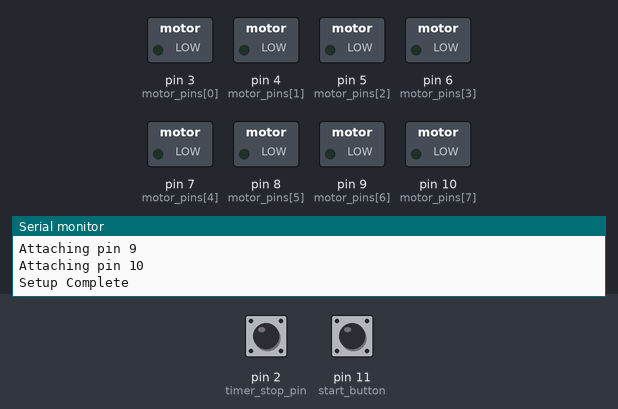
Simulated run of this sketch. Board: Arduino Uno, built with avr-gcc and run on an emulated ATmega328P. Parts: switched loads named in the sketch (green lamp = pin HIGH), the last lines printed to the serial monitor. The test bench sets the inputs (shaded band); at power-on: pin 11 (start_button) HIGH, pin 2 (timer_stop_pin) HIGH. Random numbers use the default seed unless the sketch sets one.

Above: at 1.3 s.
1.4 s: pin 11 (start_button) pulled LOW for 0.15 s
At 4.3 s:
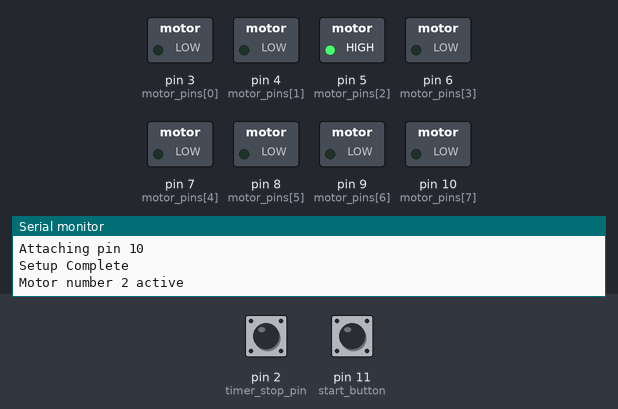
4.5 s: pin 2 (timer_stop_pin) pulled LOW for 3.2 s
At 10.46 s:
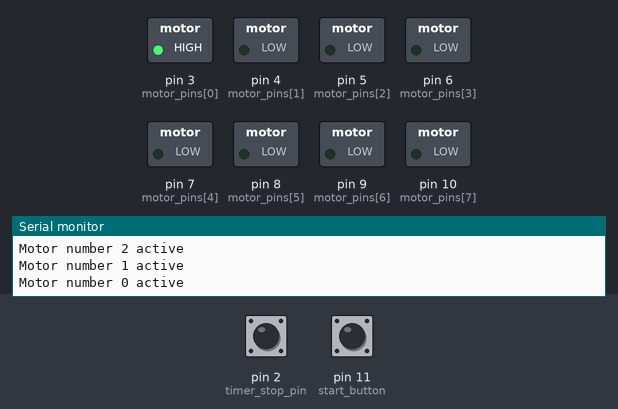
10.7 s: pin 2 (timer_stop_pin) pulled LOW for 0.15 s
At 12.1 s:
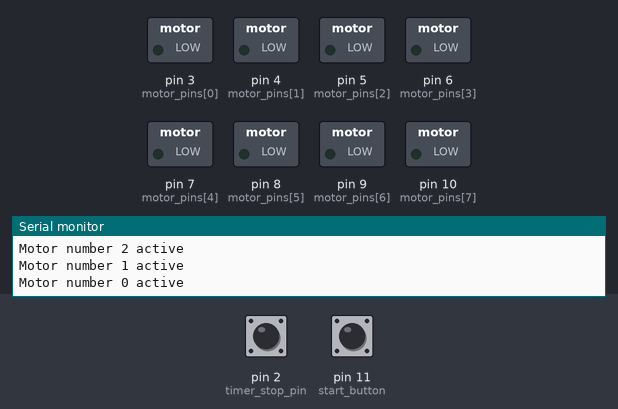
13.8 s: pin 2 (timer_stop_pin) pulled LOW for 1 s
17.8 s: pin 2 (timer_stop_pin) pulled LOW for 0.15 s
At 20.76 s:
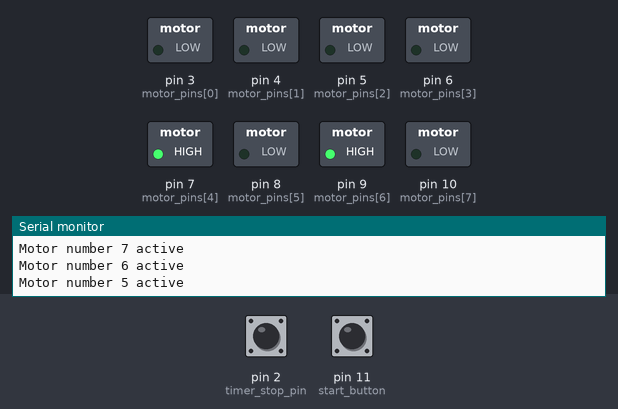
20.9 s: pin 2 (timer_stop_pin) pulled LOW for 0.15 s
At 24.82 s:
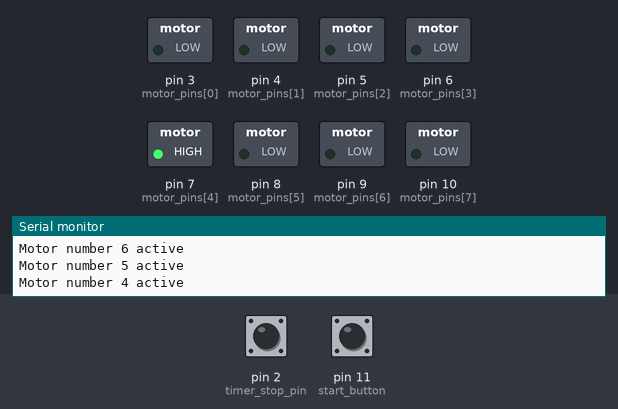
Timing chart, 0 to 25.0 s (numbered marks = the images above; inputs shaded):
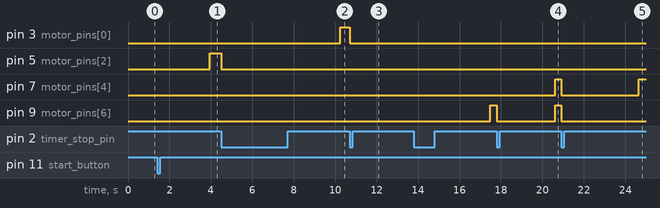

The sketch:

Time_on_task.ino
```cpp
//Motor and Buttons
int motor_pins[8] = {3,4,5,6,7,8,9,10};
int timer_stop_pin = 2; // Needs to be an interrupt pin
int start_button = 11;
int motor_num = 0;
int motor_1 = 0;
int motor_2 = 0;

// Timer results
long start_time = 0;
long end_time = 0;
int const num_tasks_c = 10;
int num_tasks = num_tasks_c;
float time_dur[num_tasks_c];

// States
enum states {start, run_motor, wait, pause};
states state = start;

void setup() {
  // put your setup code here, to run once:
  Serial.begin(9600);
  Serial.println("Beginning Setup");
  // Attaching Interrupt
  pinMode(timer_stop_pin, INPUT_PULLUP);
//  attachInterrupt(digitalPinToInterrupt(timer_stop_pin),button_press,FALLING); // interrupt pin to switch which motor will buzz
  // Attach Start Button
  pinMode(start_button, INPUT_PULLUP);
  // Attach each motor
  for (int i = 0; i < 8; i++) {
    Serial.print("Attaching pin ");
    Serial.println(motor_pins[i]);
    pinMode(motor_pins[i], OUTPUT); // initialize all motor pins to just digital output
  }
  Serial.println("Setup Complete");
//  Serial.print("Motor Pin ");
//  Serial.print(motor_pins[motor_num]);
//  Serial.println(" active");
}

int increment = 0;
void loop() {
  randomSeed(micros());
  switch (state) {
    case start:
      // Case for starting the program
      if (digitalRead(start_button) == LOW) {
        state = wait;
        num_tasks = num_tasks_c;
      }
      break;
    case wait:
      // wait for some random amount of time between 2 and 4 seconds
      delay(2000 + random(0,2000)); // delay for at least 2 seconds + some random time between 0 and 2 seconds
      state = run_motor;
      start_time = micros();
      break;
    case run_motor:
      // just run the motor
      motor_num = num_tasks % 8;
      Serial.print("Motor number ");
      Serial.print(motor_num);
      Serial.println(" active");

      motor_1 = (int) floor(motor_num/2.0)*2;
      motor_2 = (int) (ceil(motor_num/2.0)*2) % 8 ; // need to mod by 8 so that for a 7 we get 6 and 0

      digitalWrite(motor_pins[motor_1], HIGH);
      digitalWrite(motor_pins[motor_2], HIGH);


      state = pause;
      break;
    case pause:
      if (digitalRead(timer_stop_pin) == LOW) {
        end_time = micros(); // get time button was pressed
        // shut off the motor
        digitalWrite(motor_pins[motor_1], LOW);
        digitalWrite(motor_pins[motor_2], LOW);


        time_dur[num_tasks_c - num_tasks] = (end_time - start_time)/1000.0; // convert time to milliseconds
        num_tasks = num_tasks - 1; // change motor
        if (num_tasks == 0) // once we've done all 8 motors, reset the system and print the times
        {
          state = start;
          Serial.print("Timer values: ");
          for (int i = 0; i < num_tasks_c; i++)
          {
            Serial.print(time_dur[i]);
            Serial.print(' ');
          }
          Serial.println();
        }
        else
        { // haven't done all 8 motors so go to the next wait section
          state = wait;
        }
      }
      break;
    default:
      break;
  }
}
```

Measured:
- after the input at 1.4 s, pin 5 (motor_pins[2]): LOW → HIGH after 2.6 s
- after the input at 4.5 s, pin 3 (motor_pins[0]): LOW → HIGH after 5.7 s; pin 5 (motor_pins[2]): HIGH → LOW at once
- after the input at 10.7 s, pin 3 (motor_pins[0]): HIGH → LOW at once
- after the input at 17.8 s, pin 7 (motor_pins[4]): LOW → HIGH after 2.8 s; pin 9 (motor_pins[6]): HIGH → LOW at once, → HIGH 2.8 s later
- after the input at 20.9 s, pin 7 (motor_pins[4]): HIGH → LOW at once, → HIGH 3.8 s later; pin 9 (motor_pins[6]): HIGH → LOW at once
